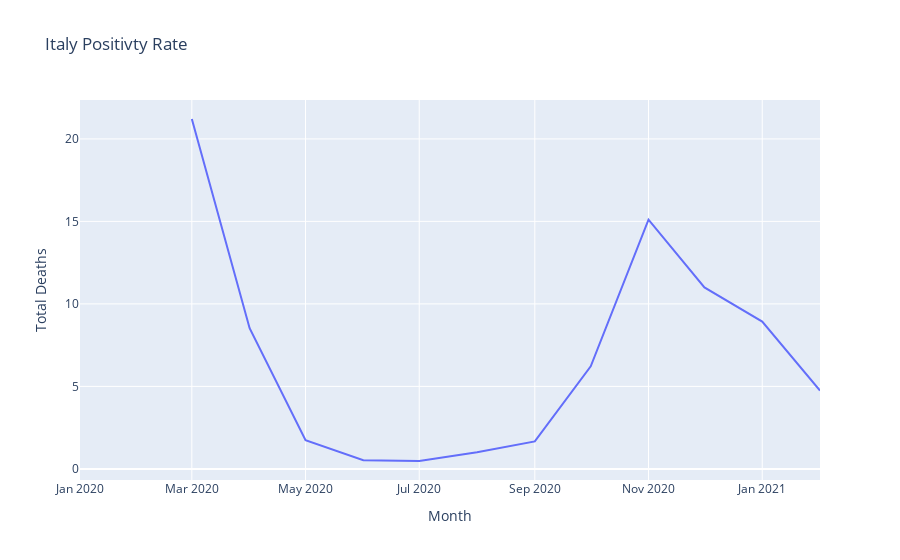

The notebook cell this image was saved under:
### Markdown cell above
### Italy's Positivity Rate

### Code cell
covid19DataframeItaly = covid19Dataframe[covid19Dataframe["iso_code"]=="ITA"]
covid19DataframeItalyGrouped = covid19DataframeItaly.groupby(['Year_Month'], as_index=False)['positive_rate'].mean()
covid19DataframeItalyGrouped.sort_values(by=['Year_Month'])
fig = px.line(covid19DataframeItalyGrouped, x="Year_Month", y="positive_rate", title='Italy Positivty Rate',  labels={
                  "positive_rate" : "Total Deaths",
                "Year_Month" : "Month"
               } )
fig.show()

### Figure 1 — Plotly figure (JSON) as saved in the notebook; plotly's stock layout.template omitted (floating-point values rounded to 4 significant figures)
{"data": [{"hovertemplate": "Month=%{x}<br>Total Deaths=%{y}<extra></extra>", "legendgroup": "", "line": {"color": "#636efa", "dash": "solid"}, "mode": "lines", "name": "", "orientation": "v", "showlegend": false, "type": "scatter", "x": ["2020-01-01T00:00:00", "2020-02-01T00:00:00", "2020-03-01T00:00:00", "2020-04-01T00:00:00", "2020-05-01T00:00:00", "2020-06-01T00:00:00", "2020-07-01T00:00:00", "2020-08-01T00:00:00", "2020-09-01T00:00:00", "2020-10-01T00:00:00", "2020-11-01T00:00:00", "2020-12-01T00:00:00", "2021-01-01T00:00:00", "2021-02-01T00:00:00"], "xaxis": "x", "y": [null, null, 21.21, 8.527, 1.745, 0.53, 0.4774, 1.003, 1.667, 6.213, 15.1, 11.0, 8.929, 4.748], "yaxis": "y"}], "layout": {"legend": {"tracegroupgap": 0}, "title": {"text": "Italy Positivty Rate"}, "xaxis": {"anchor": "y", "domain": [0.0, 1.0], "title": {"text": "Month"}}, "yaxis": {"anchor": "x", "domain": [0.0, 1.0], "title": {"text": "Total Deaths"}}}}
